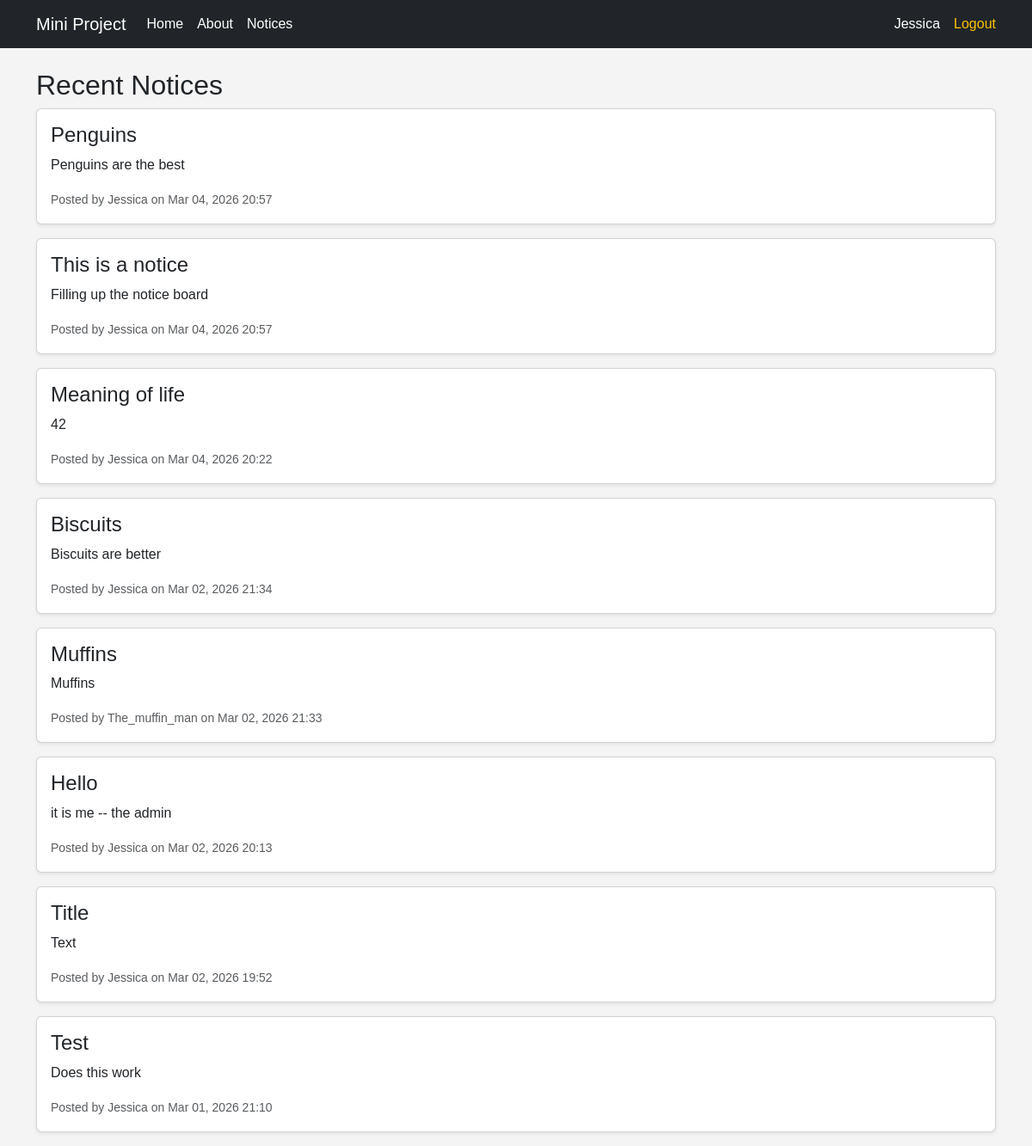
The app's page / (signed in) with its own data.
### board/models.py (models this page shows, shortened)
class Notice(models.Model):
    user = models.ForeignKey(User, on_delete=models.CASCADE)
    title = models.CharField(max_length=200)
    text = models.TextField()
    created_at = models.DateTimeField(auto_now_add=True)

### board/views.py (the view)
# urls.py: path('', views.home_view, name='home'),
def home_view(request):
    notices = Notice.objects.all().order_by('-created_at')[:10]
    return render(request, 'board/home.html', {'notices': notices})

### Templates/board/home.html
{% extends 'board/base.html' %}
{% block content %}
<h2>Recent Notices</h2>
{% for notice in notices %}
    <div class="card mb-3 shadow-sm">
        <div class="card-body">
            <h4 class="card-title">{{ notice.title }}</h4>
            <p class="card-text">{{ notice.text }}</p>
            <small class="text-muted">Posted by {{ notice.user.username }} on {{ notice.created_at|date:"M d, Y H:i" }}</small>
        </div>
    </div>
{% empty %}
    <p>No notices yet.</p>
{% endfor %}
{% endblock %}

### Templates/board/base.html (shortened to what this page needs)
{% load static %}
<!DOCTYPE html>
<html>
<head>
    <link href="https://cdn.jsdelivr.net/npm/bootstrap@5.3.2/dist/css/bootstrap.min.css"
        rel="stylesheet">
    <link rel="stylesheet" href="{% static 'board/style.css' %}">
</head>
<body>
    <nav class="navbar navbar-expand-sm navbar-dark bg-dark">
        <div class="container">
            <div class="d-flex align-items-center">
                <a class="navbar-brand text-white me-4" href="{% url 'home' %}">
                    Mini Project
                </a>
                <a class="nav-link text-white me-3" href="{% url 'home' %}">Home</a>
                <a class="nav-link text-white me-3" href="{% url 'about' %}">About</a>
                <a class="nav-link text-white" href="{% url 'notices' %}">Notices</a>
            </div>
            <div class="d-flex align-items-center ms-auto">
                {% if user.is_authenticated %}
                    <a class="nav-link text-white" href="{% url 'profile' %}">
                        <span class="text-white me-3">
                            {{ user.username }}
                        </span>
                    </a>
                    <form method="post" action="{% url 'logout' %}" class="d-inline">
                        <button type="submit" class="btn btn-link nav-link text-warning p-0">
                            Logout
                        </button>
                    </form>
                {% endif %}
            </div>
        </div>
    </nav>
    <div class="container mt-4">
        {% block content %}
        {% endblock %}
    </div>
</body>
</html>

### board/static/board/style.css (style rules this page uses)
body { background-color: #f4f4f4; font-family: Arial, sans-serif; }

### records on screen
Notice: title "Penguins", text "Penguins are the best", user.username "Jessica", created_at "Mar 04, 2026 20:57"
Notice: title "This is a notice", text "Filling up the notice board", user.username "Jessica", created_at "Mar 04, 2026 20:57"
Notice: title "Meaning of life", text "42", user.username "Jessica", created_at "Mar 04, 2026 20:22"
Notice: title "Biscuits", text "Biscuits are better", user.username "Jessica", created_at "Mar 02, 2026 21:34"
Notice: title "Muffins", text "Muffins", user.username "The_muffin_man", created_at "Mar 02, 2026 21:33"
Notice: title "Hello", text "it is me -- the admin", user.username "Jessica", created_at "Mar 02, 2026 20:13"
Notice: title "Title", text "Text", user.username "Jessica", created_at "Mar 02, 2026 19:52"
Notice: title "Test", text "Does this work", user.username "Jessica", created_at "Mar 01, 2026 21:10"

### other values on screen
{{ user.username }} "Jessica"
